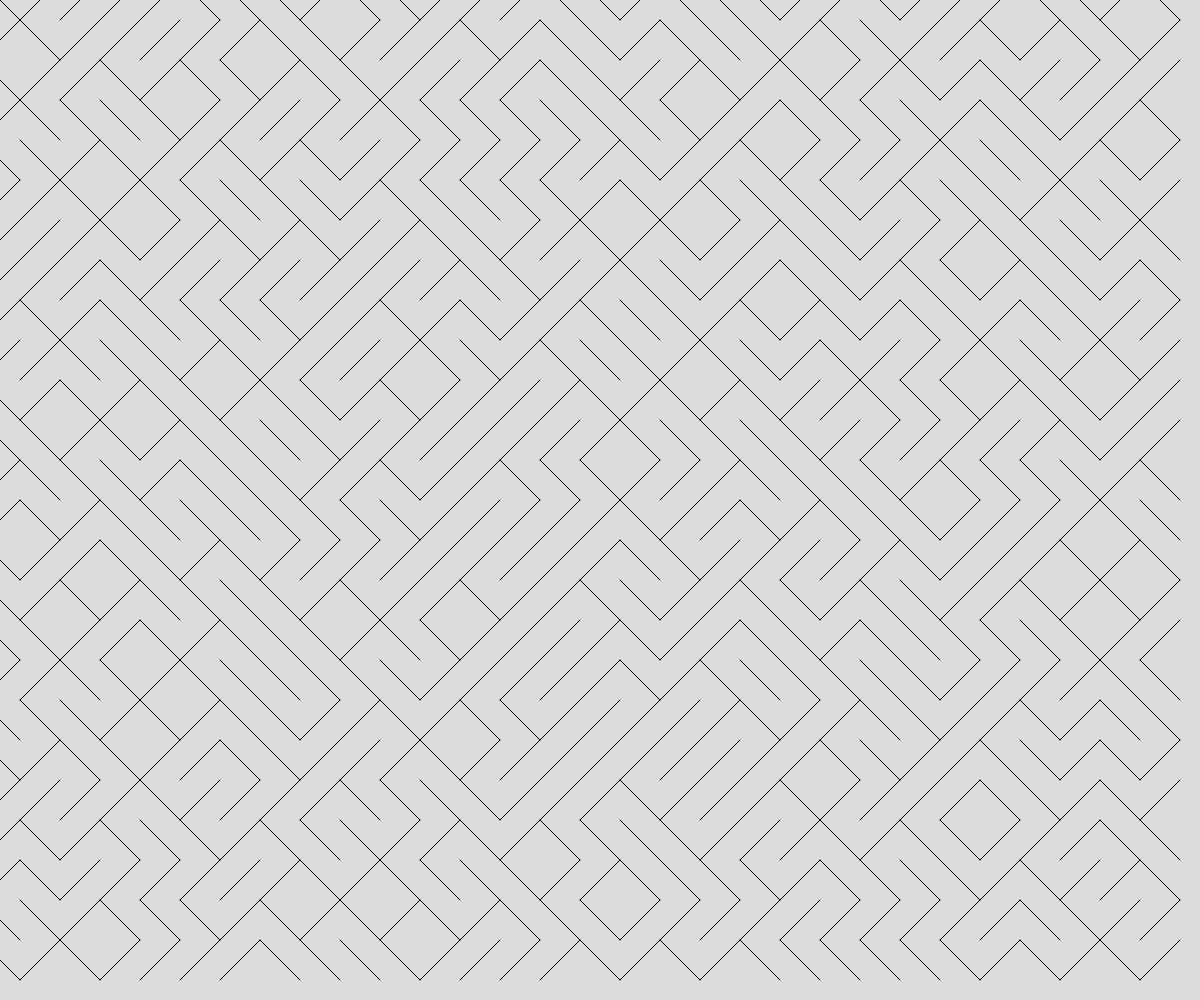
Frame 1 (no input)
Frame 60 (no input): identical to frame 1, image omitted
Frame 120 (the mouse pressed at the canvas centre since frame 60): identical to frame 1, image omitted

The p5.js sketch that drew this single still picture (run headless with seeded random() and noise() and a simulated clock; from frame 60 on, the mouse is pressed at the canvas centre):

// p5.js sketch
// ── sketch.js
// Project Title
// Your Name
// Date
//
// Extra for Experts:


let gridspace = 40;



function setup() {
  createCanvas(windowWidth, windowHeight);
    background(220);
    drawlines();

}

function draw() {

}

function diagonalasc(x,y,s){
  line(x - s/2,y + s/2, x + s/2, y - s/2)

}

function diagonaldec(x,y,s){
  line(x + s/2,y + s/2, x - s/2, y - s/2)
}

function drawlines(){
  for(let x = 0; x < width; x += gridspace){
     for(let y = 0; y < height; y += gridspace){
      let choice = int(random(2));
      if (choice === 0){
        diagonalasc(x,y,gridspace);
      }
      else{
        diagonaldec(x,y,gridspace)
      }
        
      }
     }

  }
